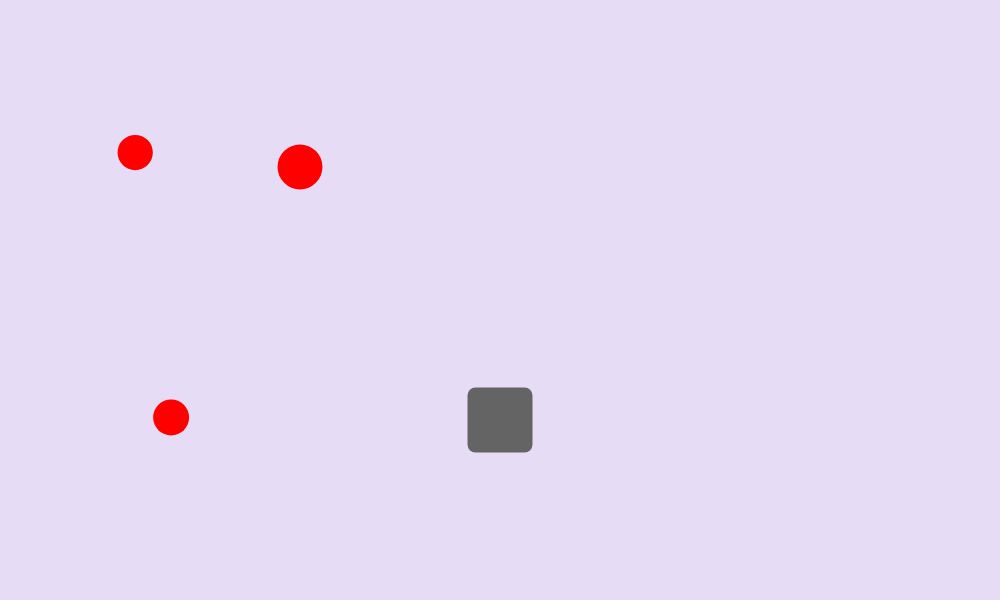
Frame 1 (no input)
Frame 60 (no input): identical to frame 1, image omitted
Frame 120 (the mouse pressed at the canvas centre since frame 60): identical to frame 1, image omitted

The p5.js sketch that drew this single still picture (run headless with seeded random() and noise() and a simulated clock; from frame 60 on, the mouse is pressed at the canvas centre):

// p5.js sketch
// ── sketch.js
let bubbles = [];
let messages = [
  "How to tell others that I'm hungry?",
  "Why cannot my parents accompany me more?",
  "Why I cannot afford an international school?",
];

let nextMessageIndex = 0;
let trash;
let selectedBubble = false;

function setup() {
  createCanvas(1000, 600);

  trash = new TrashCan(500, 420, 65, 65);

  for (let i = 0; i < 3; i++) {
    createBubble();
  }
}

function draw() {
  background(230, 220, 245);

  for (let i = 0; i < bubbles.length; i++) {
    let b = bubbles[i];

    b.drag();
    b.display();
  }

  trash.display();
}

// Create a new bubble
function createBubble() {
  let b = new Bubble(random(50, 400), random(80, 500), random(15, 25));
  bubbles.push(b);
}

class Bubble {
  constructor(x, y, rad) {
    this.x = x;
    this.y = y;
    this.originalX = x;
    this.originalY = y;
    this.rad = rad;
    this.color = color(255, 0, 0);
    this.dragging = false;
    this.message = "";
    this.isPopped = false;
  }

  display() {
    push();
    noStroke();
    fill(this.color);

    let size = this.rad;

    if (this.isPopped) {
      size = this.rad * 1.5;
    }

    circle(this.x, this.y, size * 2);

    pop();

    this.displayText();
  }

  checkMouse() {
    let dst = dist(this.x, this.y, mouseX, mouseY);

    if (dst < this.rad) {
      return true;
    } else {
      return false;
    }
  }

  dragStart() {
    this.dragging = true;
  }

  drag() {
    if (this.dragging) {
      this.x = mouseX;
      this.y = mouseY;
    }
  }

  release(trash) {
    this.dragging = false;

    let dst = dist(this.x, this.y, trash.x, trash.y);

    if (dst < trash.w / 2) {
      return true;
    } else {
      // Return to original position
      this.x = this.originalX;
      this.y = this.originalY;

      return false;
    }
  }

  // Show  text
  popUp(message) {
    this.isPopped = true;
    this.message = message;
  }

  // Display text on bubble
  displayText() {
    if (this.isPopped) {
      push();
      translate(this.x, this.y);
      textAlign(CENTER, CENTER);
      textSize(12);

      noStroke();
      fill(0);

      text(this.message, 0, 0, 100, 60);

      pop();
    }
  }
}

class TrashCan {
  constructor(x, y, w, h) {
    this.x = x;
    this.y = y;
    this.w = w;
    this.h = h;
  }

  display() {
    push();

    rectMode(CENTER);
    fill(100);
    noStroke();

    // Trash can body
    rect(this.x, this.y, this.w, this.h, 8);

    pop();
  }
}

// Click and select a bubble
function mousePressed() {
  for (let i = bubbles.length - 1; i >= 0; i--) {
    if (bubbles[i].checkMouse()) {
      selectedBubble = bubbles[i];

      selectedBubble.dragStart();

      if (selectedBubble.isPopped == false) {
        selectedBubble.popUp(messages[nextMessageIndex]);

        nextMessageIndex++;

        if (nextMessageIndex >= messages.length) {
          nextMessageIndex = 0;
        }
      }
    }
  }
}

// Release bubble
function mouseReleased() {
  if (selectedBubble) {
    let isInTrash = selectedBubble.release(trash);

    if (isInTrash) {
      // Remove the old bubble
      let index = bubbles.indexOf(selectedBubble);
      bubbles.splice(index, 1);

      // Create a new bubble
      createBubble();
    }

    selectedBubble = false;
  }
}

// ── sketch original.js
function setup() {
  createCanvas(1000, 600);

  //
}

function draw() {
  background(220);

  //
}
